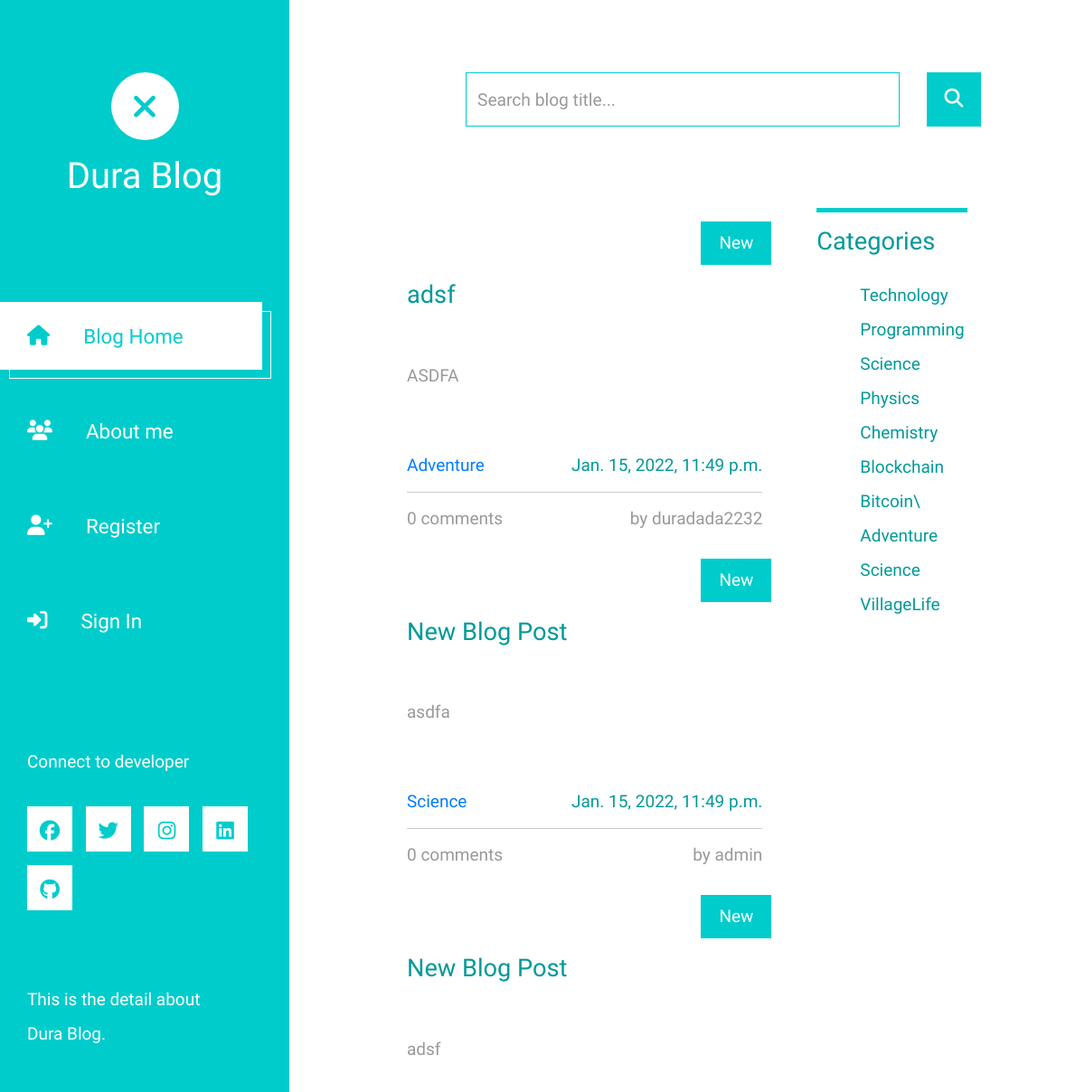
/blogs/ (upper part), run on an earlier commit of the app's database.
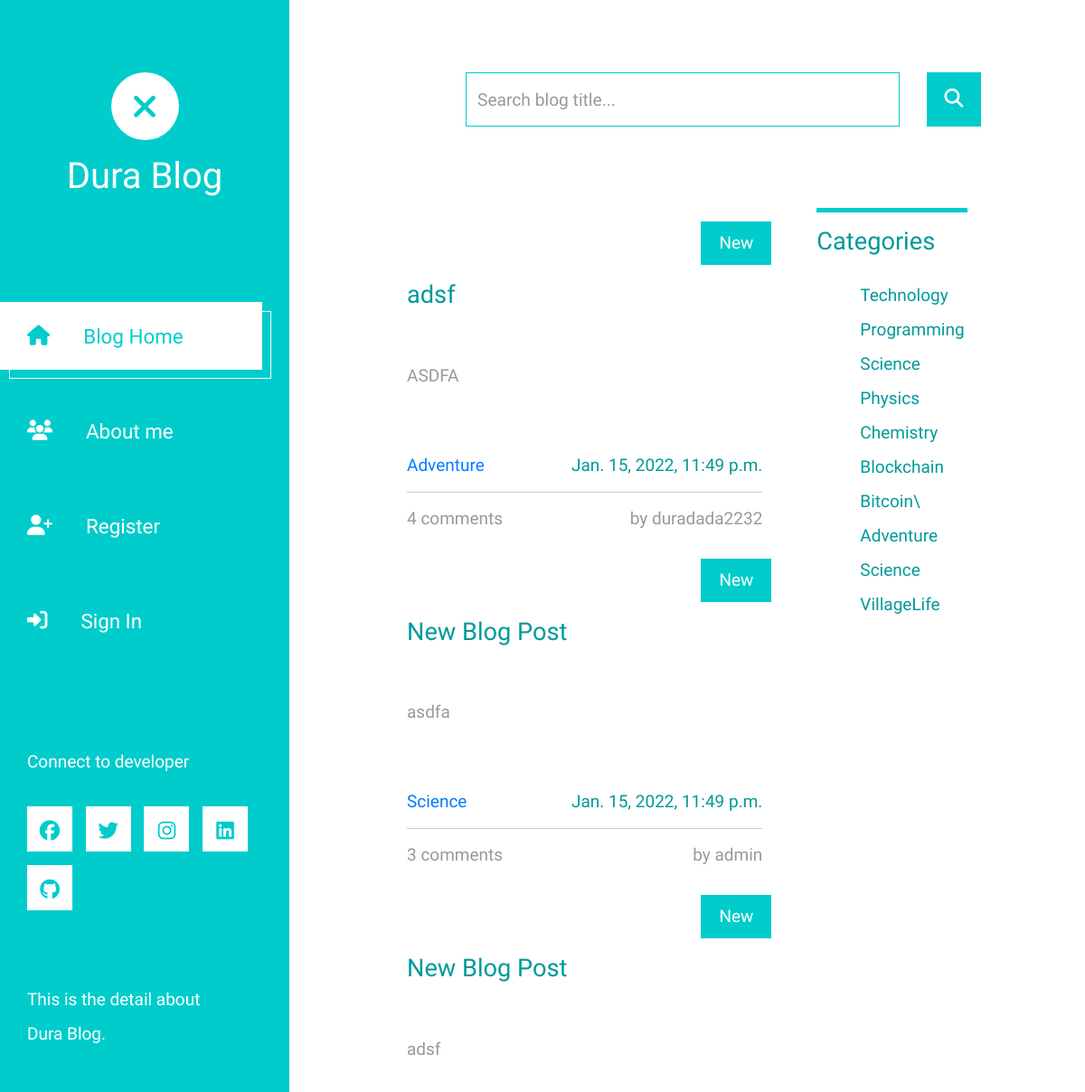
And on a later commit of the database.
### blog/models.py (models this page shows, shortened)
class BlogPost(models.Model):
    title=models.CharField(max_length=100)
    content=RichTextField(blank=True, null=True)
    date_posted=models.DateTimeField(auto_now_add=True)
    author=models.ForeignKey(User,on_delete=models.CASCADE,editable=False)
    category=models.ForeignKey(Category,on_delete=models.CASCADE)
    thumbnail=models.ImageField(upload_to='blog/',blank=True,null=True)
    slug_title=models.SlugField(unique=True,null=False,blank=False,editable=False)
    count_comments=models.IntegerField(default=0)

class Category(models.Model):
    name=models.CharField(max_length=50)
    def __str__(self):
        return self.name

### blog/views.py (the view)
# urls.py: path('blogs/', view_allBlogs, name='view_allBlogs'),
def view_allBlogs(request):
    blogs = BlogPost.objects.all().order_by('-date_posted')
    categoryList = Category.objects.all()
    paginator = Paginator(blogs, 5)
    page = request.GET.get('page')
    try:
        blogs = paginator.page(page)
    except PageNotAnInteger:
        blogs = paginator.page(1)
    except EmptyPage:
        blogs = paginator.page(paginator.num_pages)
    context = {'page_title': 'All Blogs', 'blogs': blogs,
               'categoryList': categoryList, 'page': page}
    return render(request, 'blogs.html', context)

### blog/templates/blogs.html (shortened to what this page needs)
{% extends 'base.html' %}
{% block all_blogs %}
{% for b in blogs %}
<div class="col col-lg-12 tm-post-col">
    <div class="tm-post-full">
        <a href="{% url 'view_aBlog_bySlug' b.slug_title %}" class="effect-lily tm-post-link tm-pt-60">
            {% if b.thumbnail.url is not null %}
                {% load static %}
            {% endif %}
            <span class="position-absolute tm-new-badge">New</span>
            <h2 class="tm-pt-30 tm-color-primary tm-post-title">{{b.title}}</h2>
        </a>
        <p class="tm-pt-30">
            {{b.content|safe}}
        </p>
        <div class="d-flex justify-content-between tm-pt-45">
            <span class="tm-color-primary"><a
                    href="{% url 'view_aCategory_byName' b.category %}">{{b.category}}</a></span>
            <span class="tm-color-primary">{{b.date_posted}}</span>
        </div>
        <hr>
        <div class="d-flex justify-content-between">
            <span>{{b.count_comments}} comments</span>
            <span>by {{b.author}}</span>
        </div>
    </div>
</div>
{% endfor %}
{% endblock all_blogs %}

What changed in the data, as far as the page shows it:
changed BlogPost "ASDFA": count_comments "0" → "4"
changed BlogPost "asdfa": count_comments "0" → "3"
